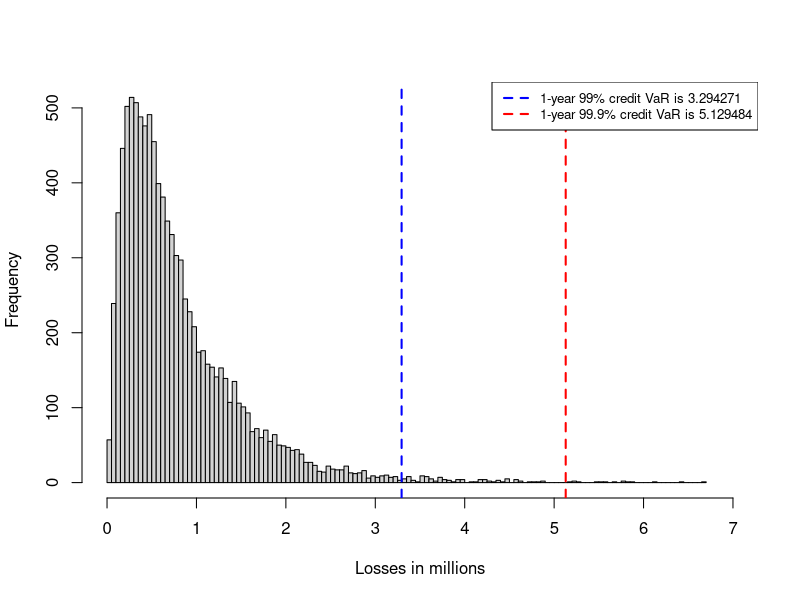
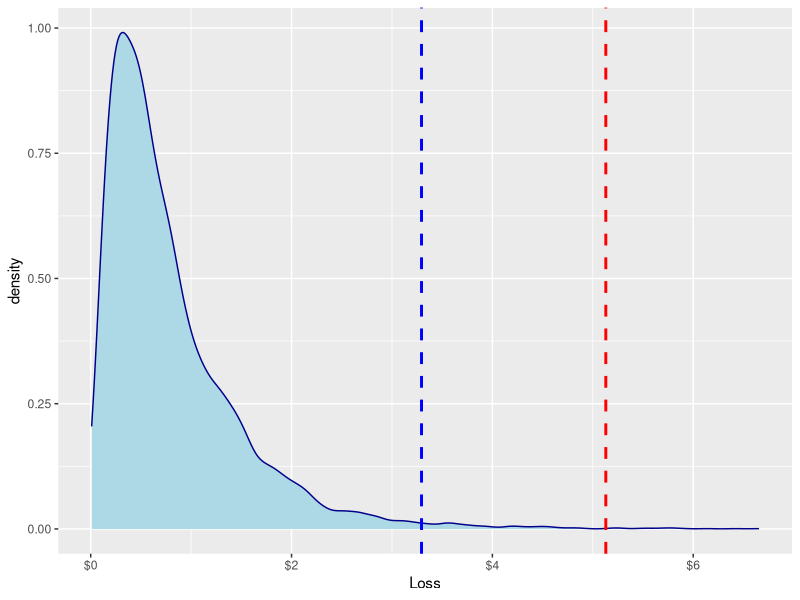

Generate these figures, in order, with R:
## ---- chunk 1
library(ggplot2)
## ---- chunk 2
CVaR <- function(exp, pd, r, c, l) {
v <- pnorm((qnorm(pd) + (c^0.5) * qnorm(l)) / (1 - c)^0.5)
VaR <- exp * v * (1 - r)
}
## ---- chunk 3
CVaR.999 <- CVaR(100, 0.02, 0.6, 0.1, 0.999)
CVaR.99 <- CVaR(100, 0.02, 0.6, 0.1, 0.99)
CVaR.999
CVaR.99
## ---- chunk 4
set.seed(13)
l <- runif(10000, 0, 1)
Loss <- CVaR(100, 0.02, 0.6, 0.1, l)
sim.var999 <- sort(Loss)[10000 * 0.999]
sim.var99 <- sort(Loss)[10000 * 0.99]
## ---- chunk 5
#| label: fig-dol
#| fig-cap: "Distribution of losses."
hist(Loss, 100, xlim = c(0, 7), xlab = "Losses in millions", main = NULL)
abline(v = CVaR.999, lty = 2, col = "red", lwd = 2)
abline(v = CVaR.99, lty = 2, col = "blue", lwd = 2)
legend("topright", legend = c("1-year 99% credit VaR is 3.294271", 
         "1-year 99.9% credit VaR is 5.129484"),
col = c("blue", "red"), lwd = 2, lty = 2, bg = "white", cex = 0.8)
## ---- chunk 6
#| label: fig-dolwg
#| fig-cap: "Distribution of losses with ggplot."
dat <- data.frame(Loss, l)
ggplot(dat, aes(x = Loss, fill = "Losses in millions")) + 
  geom_density(color = "darkblue", fill = "lightblue") +
  geom_vline(aes(xintercept = CVaR.999), 
             color = "red", linetype = "dashed", size = 1) +
  geom_vline(aes(xintercept = CVaR.99 ),   
             color = "blue", linetype = "dashed", size = 1) +
  scale_x_continuous(labels = scales::dollar)
